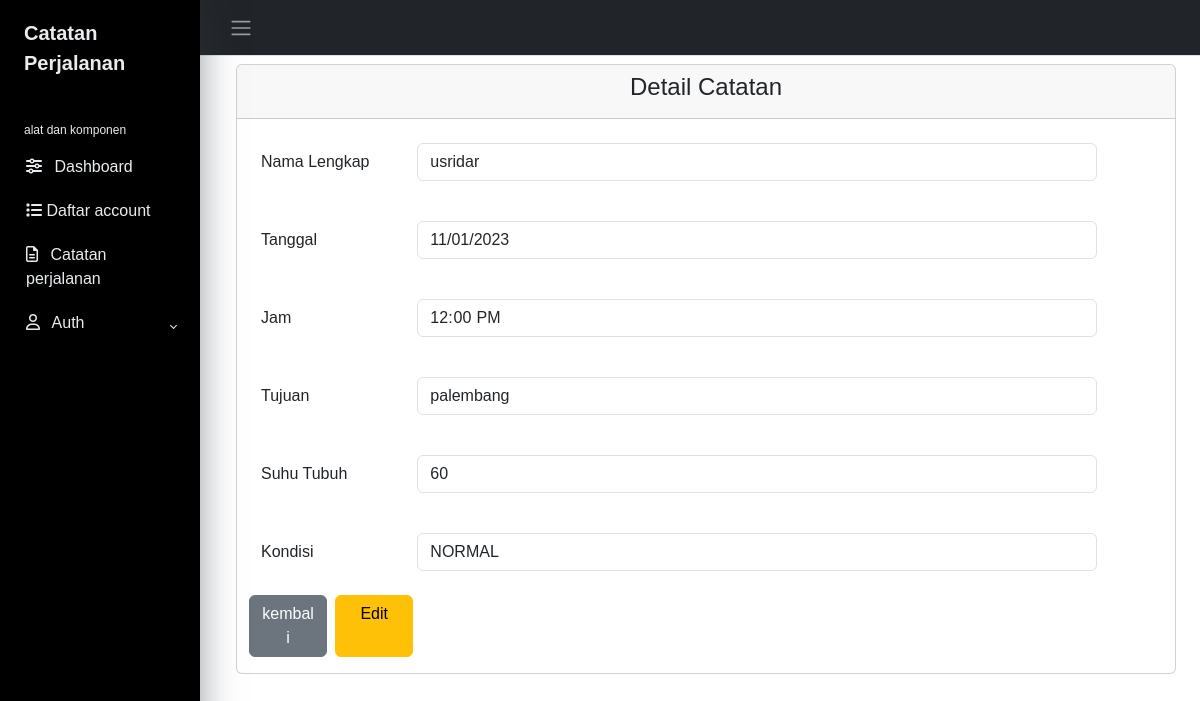
The app's page /admin/index.php?page=detail&&id_catatan=1 (signed in) with its own data.
### tables this page shows
CREATE TABLE `catatan` (
  `id_catatan` int(10) NOT NULL,
  `nama_lengkap` varchar(255) NOT NULL,
  `tanggal` date NOT NULL,
  `jam` varchar(6) NOT NULL,
  `tujuan` varchar(50) NOT NULL,
  `suhu_tubuh` varchar(50) NOT NULL,
  `kondisi` enum('NORMAL','TIDAK NORMAL') NOT NULL,
  `id_user` int(10) NOT NULL
);

### admin/catatan_perjalanan/detail.php (the view, shortened to what this page needs)
  <?php
  include '../inc/koneksi.php';
  if(isset($_GET['id_catatan'])){
      $id_catatan = $_GET['id_catatan'];
      $query = mysqli_query($koneksi, "SELECT * FROM catatan WHERE id_catatan='$id_catatan'");
      $data = mysqli_fetch_assoc($query);
  }
  ?>
<!DOCTYPE html>
<html lang="en">
<head>
</head>
<body>
  <div class="container ps-4">
    <div class="card mt-2 ">
      <div class="card-header text-center">
        <h4> Detail Catatan </h4>
      </div>
      <div class="mb-3 row mt-4 ps-4">
          <label for="nama_lengkap" class="col-sm-2 col-form-label">Nama Lengkap</label>
          <div class="col-sm-9">
            <input type="text" name="nama_lengkap" class="form-control" value="<?php echo $data['nama_lengkap']?>" readonly >
          </div>
        </div>
        <div class="mb-3 row mt-4 ps-4">
          <label for="tanggal" class="col-sm-2 col-form-label" >Tanggal  </label>
          <div class="col-sm-9">
            <input type="date" name="tanggal" class="form-control" value="<?php echo $data['tanggal']?>" readonly >
          </div>
        </div>
        <div class="mb-3 row mt-4 ps-4">
          <label for="jam" class="col-sm-2 col-form-label" >Jam</label>
          <div class="col-sm-9">
            <input type="time" name="jam" class="form-control" value="<?php echo $data['jam']?>" readonly >
          </div>
        </div>
        <div class="mb-3 row mt-4 ps-4">
          <label for="tujuan" class="col-sm-2 col-form-label" >Tujuan</label>
          <div class="col-sm-9">
            <input type="text" name="tujuan" class="form-control" value="<?php echo $data['tujuan']?>" readonly >
          </div>
        </div>
        <div class="mb-3 row mt-4 ps-4">
          <label for="suhu_tubuh" class="col-sm-2 col-form-label" >Suhu Tubuh</label>
          <div class="col-sm-9">
            <input type="text" name="suhu_tubuh" class="form-control" value="<?php echo $data['suhu_tubuh']?>" readonly >
          </div>
        </div>
        <div class="mb-3 row mt-4 ps-4">
          <label for="kondisi" class="col-sm-2 col-form-label"  >Kondisi</label>
          <div class="col-sm-9">
            <input type="text" name="kondisi" class="form-control"value="<?php echo $data['kondisi']?>" readonly>
          </div>
          <a href="?page=catatan_perjalanan" type="submit" class="col-sm-1 btn btn-secondary mt-4 me-2 ">kembali</a>
          <a href="?page=edit_catatan&&id_catatan=<?php echo $data ['id_catatan'];?>" type="submit" class="col-sm-1 btn btn-warning mt-4 ">Edit</a>
        </div>
    </div>
  </div>
  </div>
 </body>
</html>

### assets/css/style.admin.css (style rules this page uses)
body { font-family: 'poppins', sans-serif; margin: 0; }
a { cursor: pointer; text-decoration: none; font-family: 'poppins', sans-serif; }

### records on screen
catatan: nama_lengkap "usridar", tanggal "11/01/2023", jam "12:00", tujuan "palembang", suhu_tubuh "60"
